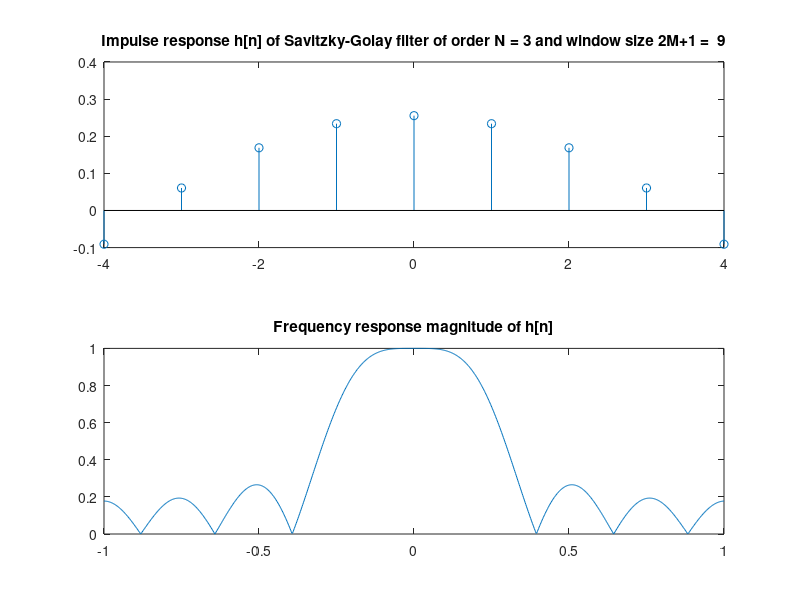

This figure's MATLAB source:
% Savitzky-Golay Filter
% 
clc; clear all; close all;

N = 3;                      % a0,a1,a2,a3 : 3rd order polynomial
M = 4;                      % x[-M],..x[M] . 2M + 1 data

A = zeros(2*M+1,N+1);
for n = -M:M
    A(n+M+1,:) = n.^[0:N];
end

H = (A'*A)^(-1)* A';        % LSE fit matrix

h = H(1,:);                 % S-G filter impulse response (nancausal symmetric FIR)

figure,subplot(2,1,1)
stem([-M:M],h);
title(['Impulse response h[n] of Savitzky-Golay filter of order N = ' num2str(N), ' and window size 2M+1 =  ' , num2str(2*M+1)]);

subplot(2,1,2)
plot(linspace(-1,1,1024), abs(fftshift(fft(h,1024))));
title('Frequency response magnitude of h[n]');


% In terms of your application, I don't have any concrete answers. Much
% depends on the nature of the data (sampling rate, noise ratio, etc.). If
% you use too much smoothing, you'll smear your data or produce aliasing.
% Same thing if you over-fit the data by using high order polynomial
% coefficients, K. In your demo code you should also plot the analytical
% derivatives of the sin function. Then play with different amounts of
% input noise and smoothing filters. Such a tool with known exact answers
% may be helpful if you can approximate aspects of your real data. In
% practice, I try to use as little smoothing as possible in order to
% produce derivatives that aren't too noisy. Often this means a third-order
% polynomial (K = 3) and a window size, F, as small as possible.
% 
% 
function G = sgolayfilt(k,f)
%SGOLAYFILT  Savitzky-Golay differentiation filters
%   G = SGOLAYFILT(K,F) returns the matrix G of differentiation filters. The
%   polynomial order, K, must be a integer less than window size, F, which must
%   be an odd integer. If the polynomial order, K, equals F-1, no smoothing will
%   occur. Each of the K+1 columns of G is a differentiation filter for
%   derivatives of order P-1 where P is the column index.
%   
%   Example:
%       % Smooth noisy sinusoid and calculate first derivative
%       K = 4; F = 55;
%       G = sgolayfilt(K,F);
%       dt = 5e-2; t = 0:dt:4*pi;
%       y = sin(t)+1e-2*randn(size(t));    % Noisy sinusoid
%       yG0 = conv(y,G(:,1).','same');     % 0-th derivative, smoothed
%       yG1 = conv(y,G(:,2).','same')/dt;  % 1-st derivative, smoothed
%       figure; plot(t,y,'k',t,yG0,'b',t,yG1,'r');
%       legend('Noisy','Savitzky-Golay smoothed',...
%              'Savitzky-Golay smoothed first derivative');
%   
%   See also SGOLAY

%   Andrew D. Horchler, horchler @ gmail . com, Created 12-16-11
%   Revision: 1.0, 4-7-16


if nargin < 2
    error('sgolayfilt:TooFewInputs','Not enough input arguments.');
end

if ~isscalar(k) || ~isfinite(k) || ~isreal(k)
    error('sgolayfilt:NonFiniteRealK',...
          'The polynomial order, K, must be a finite real integer.');
end
if ~isscalar(f) || ~isfinite(f) || ~isreal(f)
    error('sgolayfilt:NonFiniteRealF',...
          'The window size, F, must be a finite real integer.');
end

if f < 1 || f ~= floor(f) || mod(f,2) ~= 1
    error('sgolayfilt:InvaildF',...
          'The window size, F, must be an odd integer greater than 0.');
end
if k < 0 || k >= f || k ~= floor(k)
    error('sgolayfilt:InvaildK',...
         ['The polynomial order, K, must be an odd integer greater than the '...
          'window size, F.']);
end

s = vander(0.5*(1-f):0.5*(f-1));
S = s(:,f:-1:f-k);
[~,R] = qr(S,0);
G = S/R/R';
% Savitzky-Golay is a very useful way of combining smoothing and
% differentiation into one operation.
